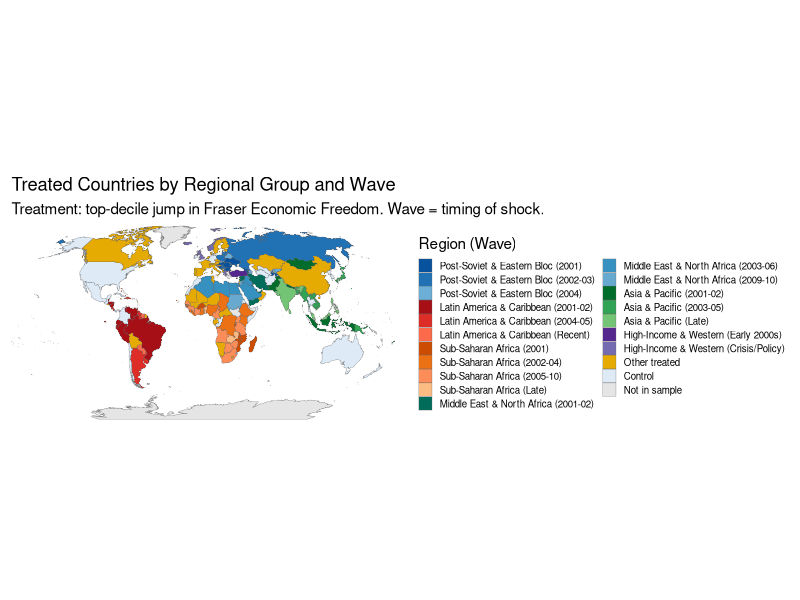

Source code (R):
# Map: Treated countries by regional/typological group with wave subdivisions
# Groups and waves follow refined narrative
# Requires: rnaturalearth, sf, tidyverse

library(tidyverse)
library(sf)
library(rnaturalearth)

# 1. Regional groups with wave subdivisions (from refined typology)
group_lookup <- tribble(
  ~ISO3, ~region, ~wave,
  # Post-Soviet & Eastern Bloc
  "ARM", "Post-Soviet & Eastern Bloc", "2001",
  "BIH", "Post-Soviet & Eastern Bloc", "2001",
  "BGR", "Post-Soviet & Eastern Bloc", "2001",
  "GEO", "Post-Soviet & Eastern Bloc", "2001",
  "HUN", "Post-Soviet & Eastern Bloc", "2001",
  "ROU", "Post-Soviet & Eastern Bloc", "2001",
  "SVN", "Post-Soviet & Eastern Bloc", "2001",
  "TJK", "Post-Soviet & Eastern Bloc", "2001",
  "UKR", "Post-Soviet & Eastern Bloc", "2001",
  "LVA", "Post-Soviet & Eastern Bloc", "2002-03",
  "LTU", "Post-Soviet & Eastern Bloc", "2002-03",
  "MDA", "Post-Soviet & Eastern Bloc", "2002-03",
  "MNE", "Post-Soviet & Eastern Bloc", "2002-03",
  "MKD", "Post-Soviet & Eastern Bloc", "2002-03",
  "POL", "Post-Soviet & Eastern Bloc", "2002-03",
  "RUS", "Post-Soviet & Eastern Bloc", "2002-03",
  "SRB", "Post-Soviet & Eastern Bloc", "2002-03",
  "AZE", "Post-Soviet & Eastern Bloc", "2004",
  "BLR", "Post-Soviet & Eastern Bloc", "2004",
  "KGZ", "Post-Soviet & Eastern Bloc", "2004",
  "SVK", "Post-Soviet & Eastern Bloc", "2004",
  # Latin America & Caribbean
  "BLZ", "Latin America & Caribbean", "2001-02",
  "BRA", "Latin America & Caribbean", "2001-02",
  "ECU", "Latin America & Caribbean", "2001-02",
  "HND", "Latin America & Caribbean", "2001-02",
  "NIC", "Latin America & Caribbean", "2001-02",
  "PER", "Latin America & Caribbean", "2001-02",
  "VEN", "Latin America & Caribbean", "2001-02",
  "ARG", "Latin America & Caribbean", "2004-05",
  "CRI", "Latin America & Caribbean", "2004-05",
  "DOM", "Latin America & Caribbean", "2004-05",
  "GUY", "Latin America & Caribbean", "2004-05",
  "URY", "Latin America & Caribbean", "2004-05",
  "BHS", "Latin America & Caribbean", "Recent",
  "BRB", "Latin America & Caribbean", "Recent",
  "HTI", "Latin America & Caribbean", "Recent",
  "PAN", "Latin America & Caribbean", "Recent",
  "PRY", "Latin America & Caribbean", "Recent",
  "SUR", "Latin America & Caribbean", "Recent",
  "TTO", "Latin America & Caribbean", "Recent",
  # Sub-Saharan Africa
  "BFA", "Sub-Saharan Africa", "2001",
  "BDI", "Sub-Saharan Africa", "2001",
  "CPV", "Sub-Saharan Africa", "2001",
  "GNB", "Sub-Saharan Africa", "2001",
  "MDG", "Sub-Saharan Africa", "2001",
  "MWI", "Sub-Saharan Africa", "2001",
  "MOZ", "Sub-Saharan Africa", "2001",
  "TCD", "Sub-Saharan Africa", "2002-04",
  "COD", "Sub-Saharan Africa", "2002-04",
  "ETH", "Sub-Saharan Africa", "2002-04",
  "GMB", "Sub-Saharan Africa", "2002-04",
  "GHA", "Sub-Saharan Africa", "2002-04",
  "KEN", "Sub-Saharan Africa", "2002-04",
  "LBR", "Sub-Saharan Africa", "2002-04",
  "NGA", "Sub-Saharan Africa", "2002-04",
  "RWA", "Sub-Saharan Africa", "2002-04",
  "SYC", "Sub-Saharan Africa", "2002-04",
  "SLE", "Sub-Saharan Africa", "2002-04",
  "AGO", "Sub-Saharan Africa", "2005-10",
  "BWA", "Sub-Saharan Africa", "2005-10",
  "CMR", "Sub-Saharan Africa", "2005-10",
  "CIV", "Sub-Saharan Africa", "2005-10",
  "GIN", "Sub-Saharan Africa", "2005-10",
  "MUS", "Sub-Saharan Africa", "2005-10",
  "SEN", "Sub-Saharan Africa", "2005-10",
  "ZAF", "Sub-Saharan Africa", "2005-10",
  "TZA", "Sub-Saharan Africa", "2005-10",
  "UGA", "Sub-Saharan Africa", "2005-10",
  "ZWE", "Sub-Saharan Africa", "2005-10",
  "BEN", "Sub-Saharan Africa", "Late",
  "COG", "Sub-Saharan Africa", "Late",
  "TGO", "Sub-Saharan Africa", "Late",
  "ZMB", "Sub-Saharan Africa", "Late",
  # MENA
  "IRN", "Middle East & North Africa", "2001-02",
  "KWT", "Middle East & North Africa", "2001-02",
  "LBN", "Middle East & North Africa", "2001-02",
  "QAT", "Middle East & North Africa", "2001-02",
  "SYR", "Middle East & North Africa", "2001-02",
  "ARE", "Middle East & North Africa", "2001-02",
  "YEM", "Middle East & North Africa", "2001-02",
  "DZA", "Middle East & North Africa", "2003-06",
  "EGY", "Middle East & North Africa", "2003-06",
  "IRQ", "Middle East & North Africa", "2003-06",
  "LBY", "Middle East & North Africa", "2003-06",
  "SAU", "Middle East & North Africa", "2003-06",
  "JOR", "Middle East & North Africa", "2009-10",
  "SDN", "Middle East & North Africa", "2009-10",
  # Asia & Pacific
  "IDN", "Asia & Pacific", "2001-02",
  "MNG", "Asia & Pacific", "2001-02",
  "NPL", "Asia & Pacific", "2001-02",
  "PAK", "Asia & Pacific", "2001-02",
  "TLS", "Asia & Pacific", "2001-02",
  "BGD", "Asia & Pacific", "2003-05",
  "BTN", "Asia & Pacific", "2003-05",
  "KHM", "Asia & Pacific", "2003-05",
  "FJI", "Asia & Pacific", "2003-05",
  "JPN", "Asia & Pacific", "2003-05",
  "LAO", "Asia & Pacific", "2003-05",
  "MMR", "Asia & Pacific", "2003-05",
  "PNG", "Asia & Pacific", "2003-05",
  "VNM", "Asia & Pacific", "2003-05",
  "IND", "Asia & Pacific", "Late",
  "MYS", "Asia & Pacific", "Late",
  "PHL", "Asia & Pacific", "Late",
  "LKA", "Asia & Pacific", "Late",
  # High-Income & Western
  "CYP", "High-Income & Western", "Early 2000s",
  "TUR", "High-Income & Western", "Early 2000s",
  "GRC", "High-Income & Western", "Crisis/Policy",
  "ISL", "High-Income & Western", "Crisis/Policy",
  "NOR", "High-Income & Western", "Crisis/Policy",
  "GBR", "High-Income & Western", "Crisis/Policy"
)

# 3. Load panel and treatment
if (!file.exists("merged_full_data.csv")) stop("Run merge_full_data.R first.")
df <- read_csv("merged_full_data.csv", show_col_types = FALSE) %>%
  filter(Year >= 1995, Year <= 2022, !is.na(ISO3))
panel_iso3 <- df %>% count(ISO3) %>% filter(n >= 15) %>% pull(ISO3)

identify_treatment <- function(data, pvar, pct = 0.90) {
  d <- data %>% filter(!is.na(.data[[pvar]])) %>% arrange(ISO3, Year) %>%
    group_by(ISO3) %>%
    mutate(lag_p = dplyr::lag(.data[[pvar]]), jump = .data[[pvar]] - lag_p) %>%
    ungroup() %>% filter(!is.na(jump))
  if (nrow(d) == 0) return(tibble(ISO3 = character(), event_year = numeric()))
  thresh <- quantile(d$jump, probs = pct, na.rm = TRUE)
  d %>% filter(jump >= thresh) %>% group_by(ISO3) %>% slice(1) %>% ungroup() %>%
    transmute(ISO3, event_year = as.integer(Year))
}
treatment_info <- identify_treatment(df %>% filter(ISO3 %in% panel_iso3), "fraser_Summary")

# 4. Status: control vs treated by region and wave
group_levels <- c(
  "Post-Soviet & Eastern Bloc (2001)", "Post-Soviet & Eastern Bloc (2002-03)", "Post-Soviet & Eastern Bloc (2004)",
  "Latin America & Caribbean (2001-02)", "Latin America & Caribbean (2004-05)", "Latin America & Caribbean (Recent)",
  "Sub-Saharan Africa (2001)", "Sub-Saharan Africa (2002-04)", "Sub-Saharan Africa (2005-10)", "Sub-Saharan Africa (Late)",
  "Middle East & North Africa (2001-02)", "Middle East & North Africa (2003-06)", "Middle East & North Africa (2009-10)",
  "Asia & Pacific (2001-02)", "Asia & Pacific (2003-05)", "Asia & Pacific (Late)",
  "High-Income & Western (Early 2000s)", "High-Income & Western (Crisis/Policy)",
  "Other treated", "Control", "Not in sample"
)

status <- tibble(ISO3 = panel_iso3) %>%
  left_join(treatment_info, by = "ISO3") %>%
  left_join(group_lookup, by = "ISO3") %>%
  mutate(
    group = case_when(
      is.na(event_year) ~ "Control",
      !is.na(region) ~ paste0(region, " (", wave, ")"),
      TRUE ~ "Other treated"
    ),
    group = factor(group, levels = group_levels)
  )

# 5. World map
world <- ne_countries(scale = "medium", returnclass = "sf")
world <- world %>%
  mutate(join_iso3 = coalesce(na_if(na_if(iso_a3, "-99"), ""), iso_a3_eh)) %>%
  filter(!is.na(join_iso3)) %>%
  left_join(status %>% select(ISO3, group) %>% rename(join_iso3 = ISO3), by = "join_iso3") %>%
  mutate(
    group = factor(
      replace_na(as.character(group), "Not in sample"),
      levels = group_levels
    )
  )

# 6. Plot - colors by region (shades for waves)
group_colors <- c(
  "Post-Soviet & Eastern Bloc (2001)" = "#08519c",
  "Post-Soviet & Eastern Bloc (2002-03)" = "#2171b5",
  "Post-Soviet & Eastern Bloc (2004)" = "#6baed6",
  "Latin America & Caribbean (2001-02)" = "#a50f15",
  "Latin America & Caribbean (2004-05)" = "#de2d26",
  "Latin America & Caribbean (Recent)" = "#fb6a4a",
  "Sub-Saharan Africa (2001)" = "#cc4c02",
  "Sub-Saharan Africa (2002-04)" = "#ec7014",
  "Sub-Saharan Africa (2005-10)" = "#fc8d59",
  "Sub-Saharan Africa (Late)" = "#fdbb84",
  "Middle East & North Africa (2001-02)" = "#016c59",
  "Middle East & North Africa (2003-06)" = "#3690c0",
  "Middle East & North Africa (2009-10)" = "#67a9cf",
  "Asia & Pacific (2001-02)" = "#006d2c",
  "Asia & Pacific (2003-05)" = "#31a354",
  "Asia & Pacific (Late)" = "#74c476",
  "High-Income & Western (Early 2000s)" = "#54278f",
  "High-Income & Western (Crisis/Policy)" = "#756bb1",
  "Other treated" = "#e6ab02",
  "Control" = "#deebf7",
  "Not in sample" = "gray90"
)

p <- ggplot(world) +
  geom_sf(aes(fill = group), color = "gray40", linewidth = 0.1) +
  scale_fill_manual(values = group_colors, name = "Region (Wave)", na.value = "gray90", drop = FALSE) +
  theme_minimal() +
  theme(
    legend.position = "right",
    legend.text = element_text(size = 7),
    legend.key.size = unit(0.35, "cm"),
    panel.grid = element_blank(),
    axis.text = element_blank()
  ) +
  coord_sf(crs = "+proj=robin", expand = FALSE) +
  labs(
    title = "Treated Countries by Regional Group and Wave",
    subtitle = "Treatment: top-decile jump in Fraser Economic Freedom. Wave = timing of shock."
  )

dir.create("maps", showWarnings = FALSE)
ggsave("maps/treatment_map_by_region.png", p, width = 16, height = 9, dpi = 150)
cat("Saved maps/treatment_map_by_region.png\n")
